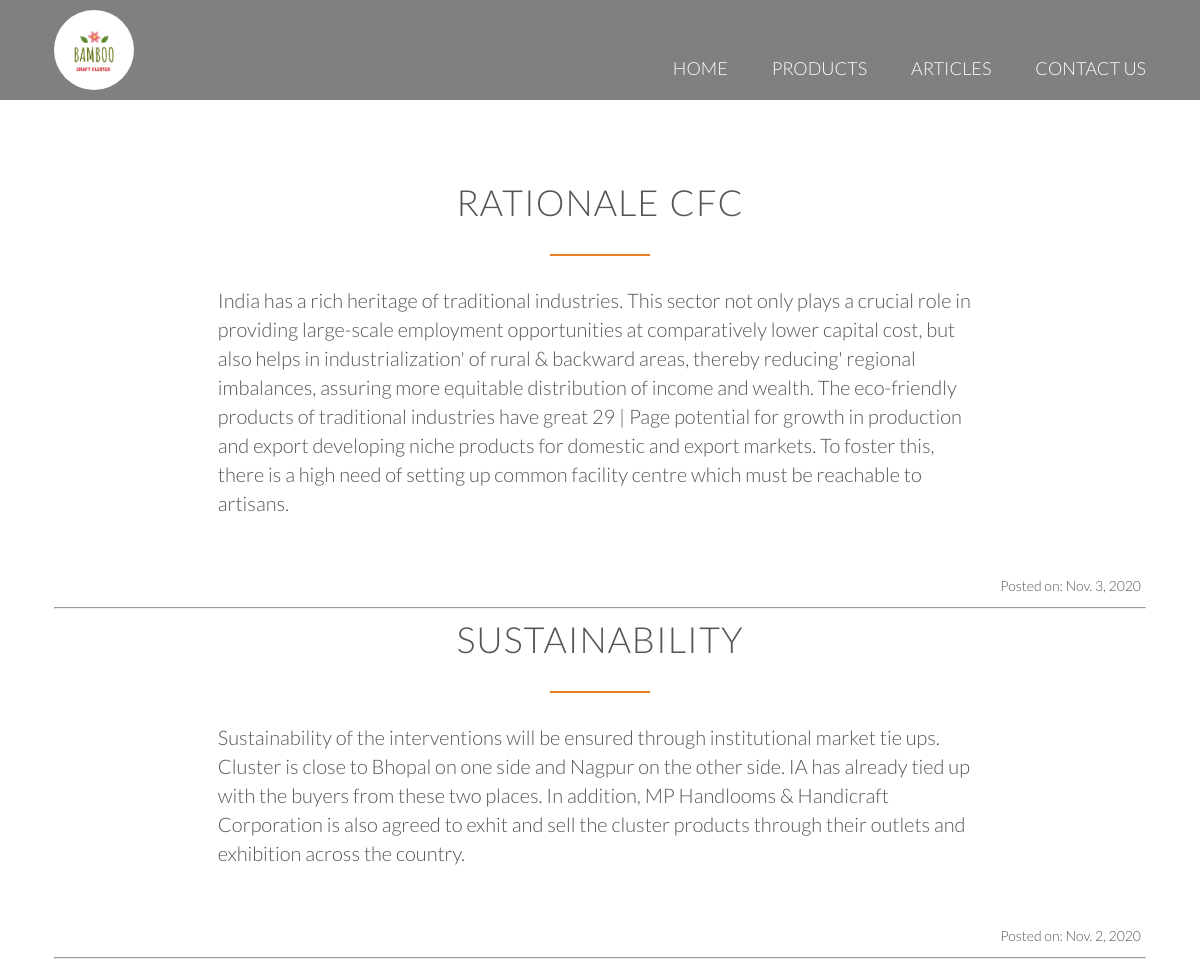
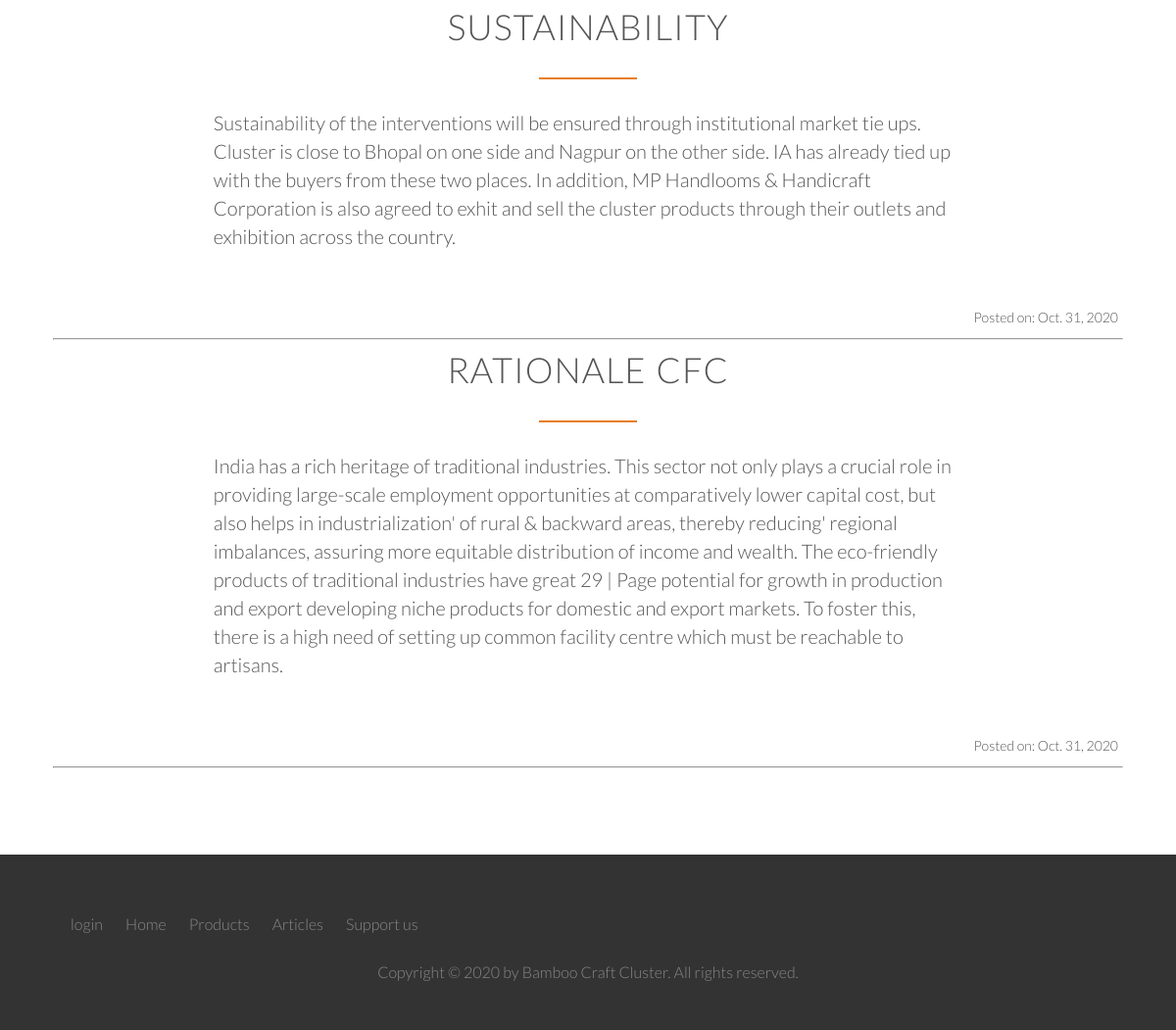
Before: /cluster/articles/ with the older database file (2 pictures, top to bottom).
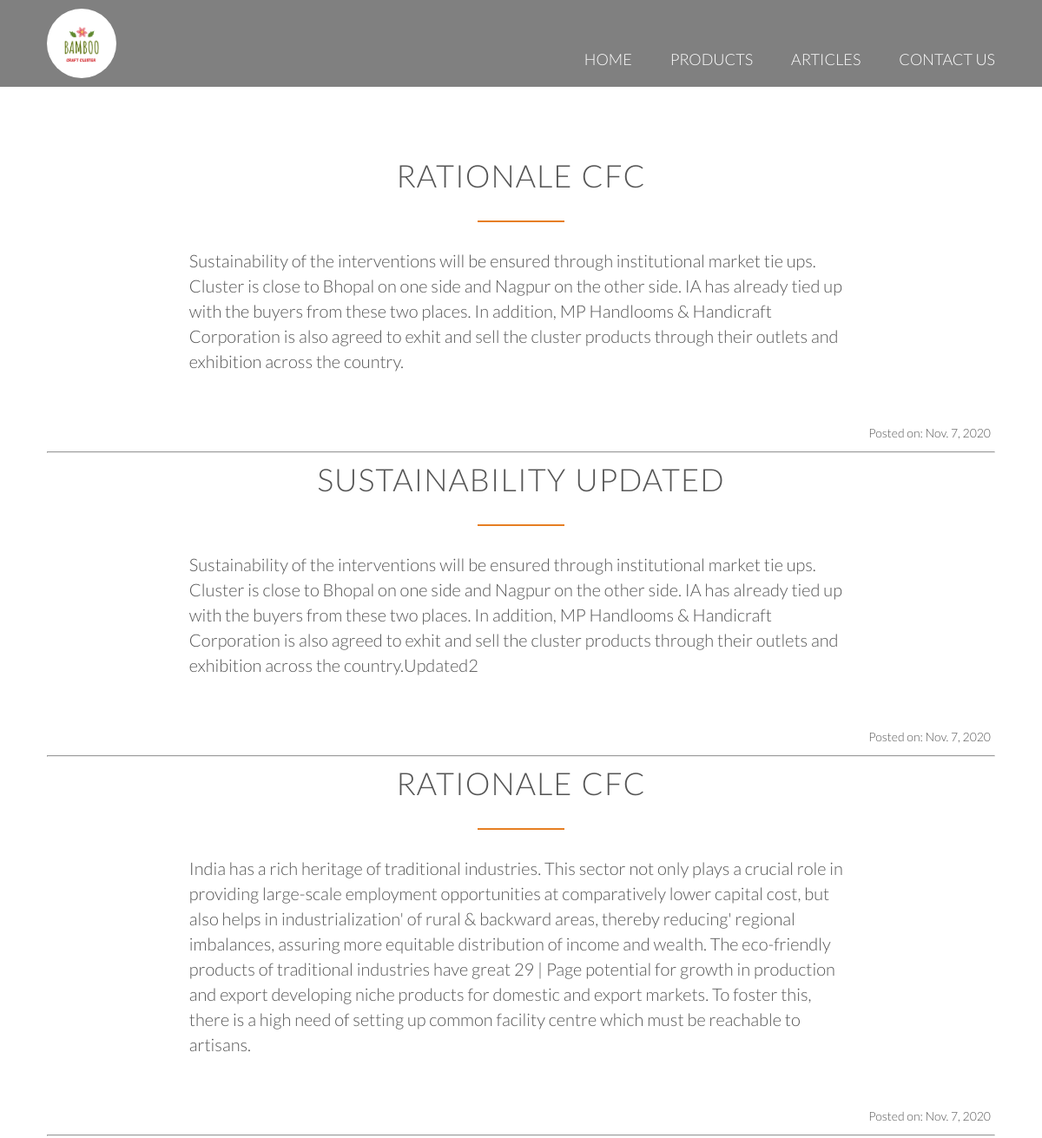
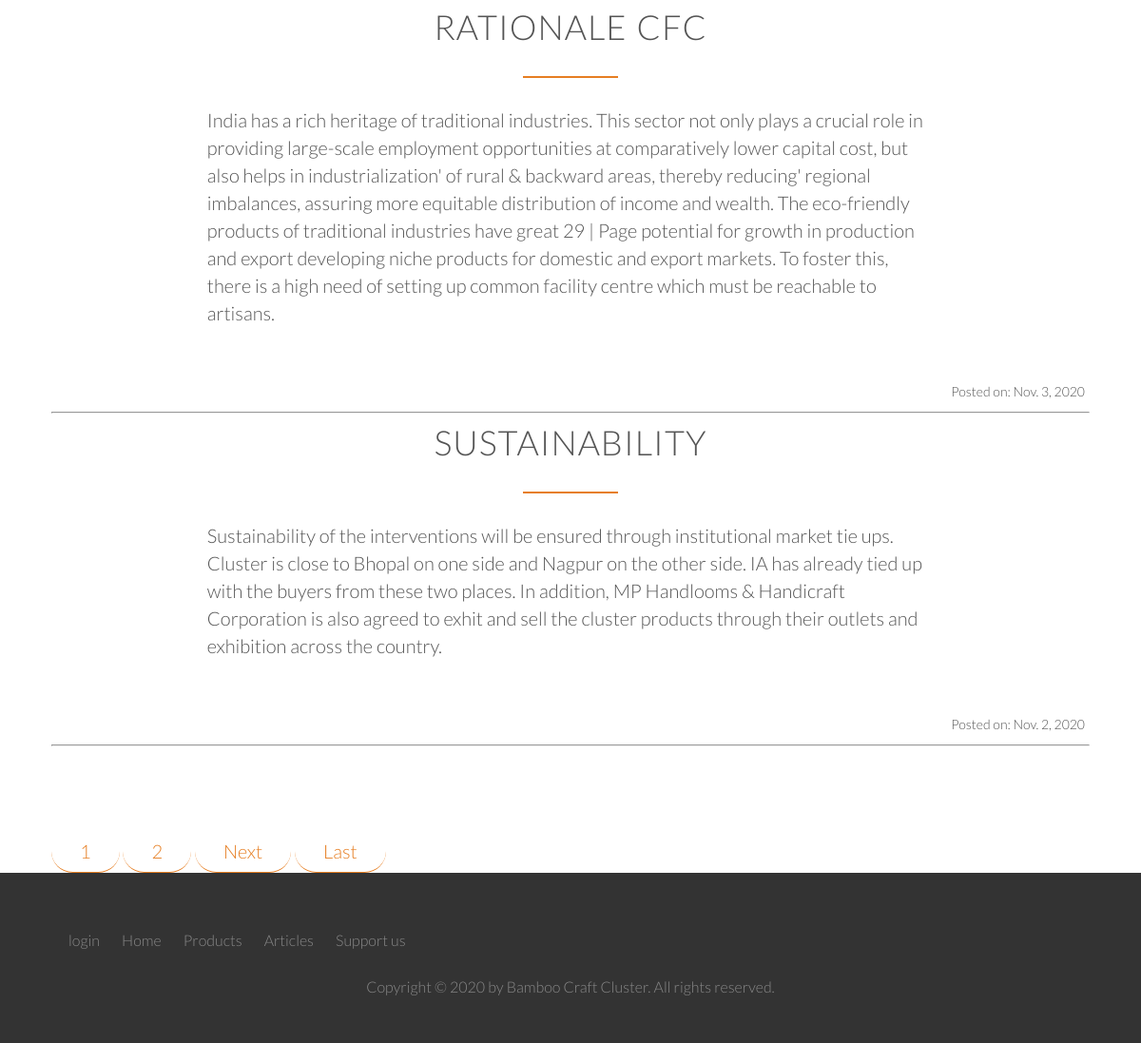
After: the same page with the newer database file (2 pictures, top to bottom).
### cluster/models.py (models this page shows, shortened)
class Article(models.Model):
    a_title       = models.CharField(max_length=120, null=False)
    a_description = models.TextField(null=False)
    a_date        = models.DateTimeField(auto_now_add=True)

### cluster/views.py (the view)
# urls.py: path('articles/', views.article.as_view(), name="articles"),
class article(ListView):
	template_name = 'cluster/articles.html'
	model = Article
	context_object_name = 'articles'
	ordering = ['-a_date']
	paginate_by = 5

### cluster/templates/cluster/articles.html (shortened to what this page needs)
{% extends 'cluster/base.html' %}
{% load static %}
{% block body_block %}
<div style="background-color: grey; ">{% include 'cluster/header2.html' %}</div>
 <section class="section-features js--section-features" id="features">
     <div class="row">
         {% for article in articles %}
         <div class="article-box">
            <a href="{% url 'article' article.id %}">
                <h2>{{article.a_title}}</h2>
                <p class="long-copy">{{article.a_description}}</p>
                <br>
                <p class="date_para">Posted on: {{article.a_date|date}}</p>
                <hr>
            </a>
         </div>
         {% endfor %}
     </div>
 </section>
<div class="row">
    <div class="paginator">
        {% if is_paginated %}
        {% for num in page_obj.paginator.page_range %}
            {% if page_obj.number == num %}
            <a class="btn btn-info mb-4" href="?page={{ num }}">{{ num }}</a>
            {% elif num > page_obj.number|add:'-3' and num < page_obj.number|add:'3' %}
                <a class="btn btn-outline-info mb-4" href="?page={{ num }}">{{ num }}</a>
            {% endif %}
        {% endfor %}
	        {% if page_obj.has_next %}
		        <a class="btn btn-outline-info mb-4" href="?page={{ page_obj.next_page_number }}">Next</a>
		        <a class="btn btn-outline-info mb-4" href="?page={{ page_obj.paginator.num_pages }}">Last</a>
	        {% endif %}
        {% endif %}
    </div>
</div>
{% endblock %}

Changed rows visible on the page:
no longer on this page (row unchanged): Article: a_title "SUSTAINABILITY", a_description "Sustainability of the interventions will be ensured through institutional market tie ups. Cluster is close to Bhopal on one side and Nagpur on the other side. IA has already tied up with the buyers from these two places. In addition, MP Handlooms & Handicraft Corporation is also agreed to exhit and sell the cluster products through their outlets and exhibition across the country.", a_date "Oct. 31, 2020"
no longer on this page (row unchanged): Article: a_title "RATIONALE CFC", a_description "India has a rich heritage of traditional industries. This sector not only plays a crucial role in providing large-scale employment opportunities at comparatively lower capital cost, but also helps in industrialization' of rural & backward areas, thereby reducing' regional imbalances, assuring more equitable distribution of income and wealth. The eco-friendly products of traditional industries have great 29 | Page potential for growth in production and export developing niche products for domestic and export markets. To foster this, there is a high need of setting up common facility centre which must be reachable to artisans.", a_date "Oct. 31, 2020"
added Article: a_title "RATIONALE CFC", a_description "Sustainability of the interventions will be ensured through institutional market tie ups. Cluster is close to Bhopal on one side and Nagpur on the other side. IA has already tied up with the buyers from these two places. In addition, MP Handlooms & Handicraft Corporation is also agreed to exhit and sell the cluster products through their outlets and exhibition across the country.", a_date "Nov. 7, 2020"
added Article: a_title "SUSTAINABILITY UPDATED", a_description "Sustainability of the interventions will be ensured through institutional market tie ups. Cluster is close to Bhopal on one side and Nagpur on the other side. IA has already tied up with the buyers from these two places. In addition, MP Handlooms & Handicraft Corporation is also agreed to exhit and sell the cluster products through their outlets and exhibition across the country.Updated2", a_date "Nov. 7, 2020"
added Article: a_title "RATIONALE CFC", a_description "India has a rich heritage of traditional industries. This sector not only plays a crucial role in providing large-scale employment opportunities at comparatively lower capital cost, but also helps in industrialization' of rural & backward areas, thereby reducing' regional imbalances, assuring more equitable distribution of income and wealth. The eco-friendly products of traditional industries have great 29 | Page potential for growth in production and export developing niche products for domestic and export markets. To foster this, there is a high need of setting up common facility centre which must be reachable to artisans.", a_date "Nov. 7, 2020"
Other visible differences:
new list line: "1"
new list line: "2"
text now shown: "Next Last"
